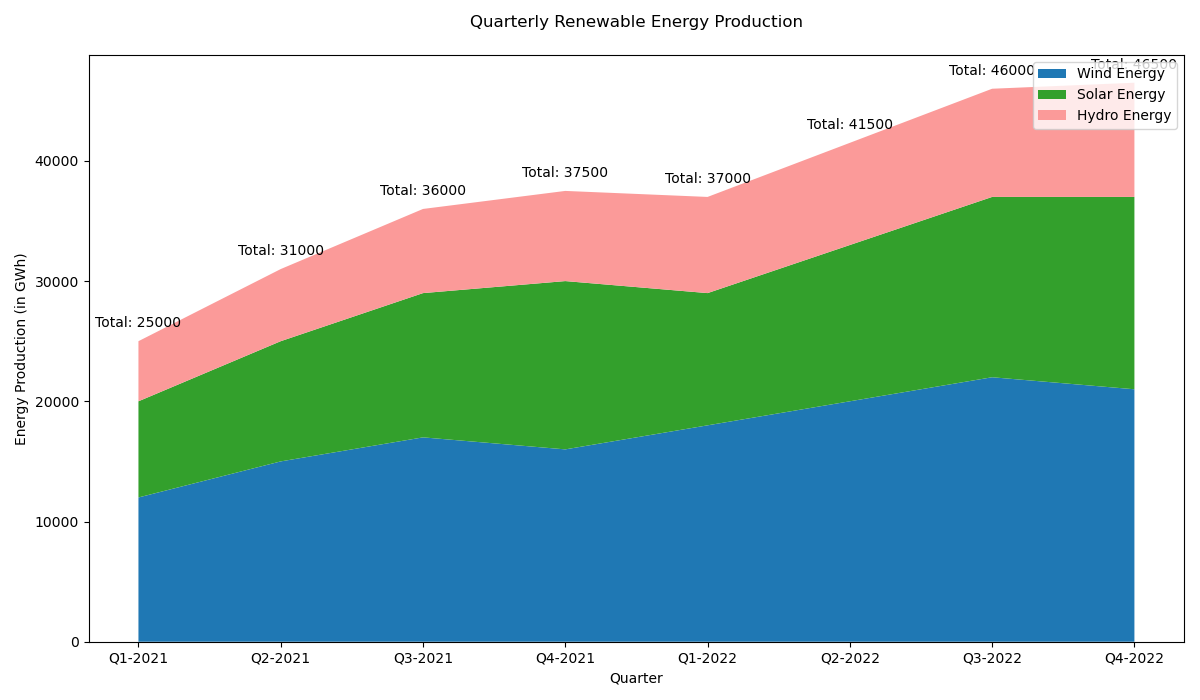

Recreate this plot in Python.

import matplotlib.pyplot as plt
import pandas as pd

# Data
data = {
    'Quarter': ['Q1-2021', 'Q2-2021', 'Q3-2021', 'Q4-2021', 'Q1-2022', 'Q2-2022', 'Q3-2022', 'Q4-2022'],
    'Wind Energy': [12000, 15000, 17000, 16000, 18000, 20000, 22000, 21000],
    'Solar Energy': [8000, 10000, 12000, 14000, 11000, 13000, 15000, 16000],
    'Hydro Energy': [5000, 6000, 7000, 7500, 8000, 8500, 9000, 9500]
}

df = pd.DataFrame(data)

# Figure and Plot
fig, ax = plt.subplots(figsize=(12, 7))
ax.stackplot(df['Quarter'], df['Wind Energy'], df['Solar Energy'], df['Hydro Energy'],
             labels=['Wind Energy', 'Solar Energy', 'Hydro Energy'],
             colors=['#1f78b4', '#33a02c', '#fb9a99'])

# Title and labels
plt.title('Quarterly Renewable Energy Production', pad=20)
plt.xlabel('Quarter')
plt.ylabel('Energy Production (in GWh)')
plt.legend(loc='upper right')

# Annotations
for i, (quarter, wind, solar, hydro) in enumerate(zip(df['Quarter'], df['Wind Energy'], df['Solar Energy'], df['Hydro Energy'])):
    total_energy = wind + solar + hydro
    ax.annotate(f'Total: {total_energy}', (i, total_energy), textcoords="offset points", xytext=(0,10), ha='center')

# Show plot
plt.tight_layout()
plt.show()
